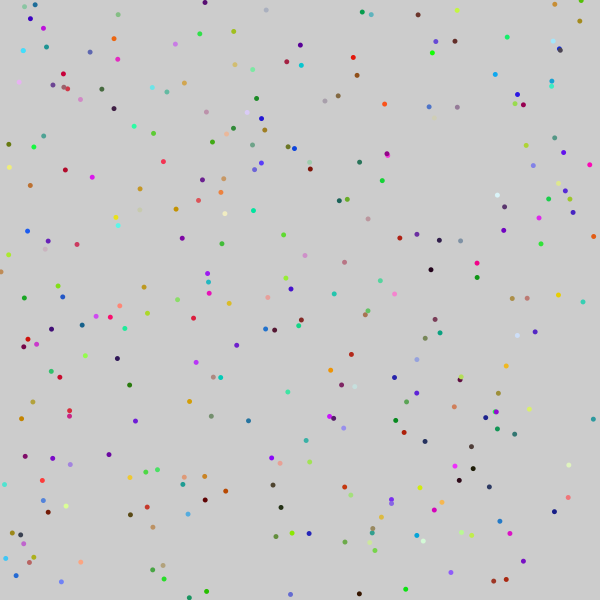
Frame 1 (no input)
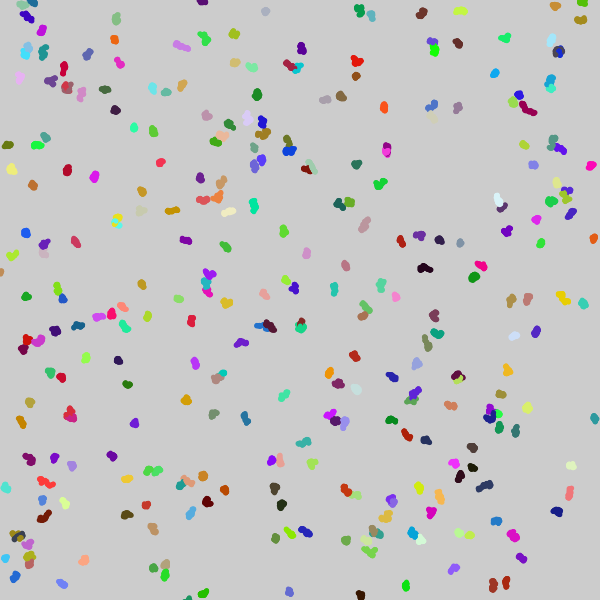
Frame 60 (the mouse pressed at the canvas centre just before this capture)
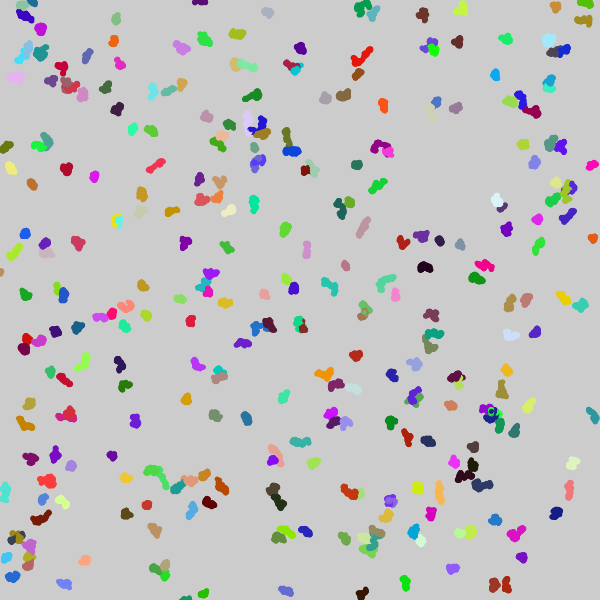
Frame 120 (the mouse held since frame 60 and released just before this capture)

The Processing sketch that drew these frames (run headless with seeded random() and noise(); from frame 60 on, the mouse is pressed at the canvas centre):

// Processing sketch: sketch_02_dying_walker
// ── sketch_02_dying_walker.pde
// Gestalten mit Code - day 04 - advanced lectures

/**
 * Random Walkers with a "lifetime" 
 * Shows basic use of classes
 *
 */

ArrayList<Walker> walkers = new ArrayList<Walker>();
int num = 300;

void setup() {
  size(600, 600);
  for (int i=0; i < num; i++) {
    Walker w = new Walker(random(width), random(height));
    walkers.add(w);
  }
}

void draw() {
  
  for (Walker w : walkers) {
    w.draw();
  }
  
  for (int i = walkers.size()-1; i >= 0; i--) {
    Walker w = walkers.get(i);   
    if (w.isDead()) {
      walkers.remove(i);
    }
  }
}
// ── Walker.pde
class Walker {
  float x;
  float y;
  color c;
  int maxAge;
  int age;
  
  Walker() {
    this(width/2, height/2); 
  }
  
  Walker(float x, float y) {    
    this(x, y, color(random(255), random(255), random(255)));
  }
  
  Walker(float x, float y, color c) {
    this.x = x;
    this.y = y;
    this.c = c;
    
    age = 0;
    maxAge = (int) random(1, 6000);
  }
  
  void update() {
    float stepx = random(-1, 1);
    float stepy = random(-1, 1);
    x += stepx;
    y += stepy;
    
    age++;
  }
  
  void display() {
    noStroke();
    fill(c);
    ellipse(x, y, 5, 5);
  }
  
  boolean isDead() {
    return (age > maxAge);
  }
  
  void draw() {
    this.update();
    this.display();
  }
}
